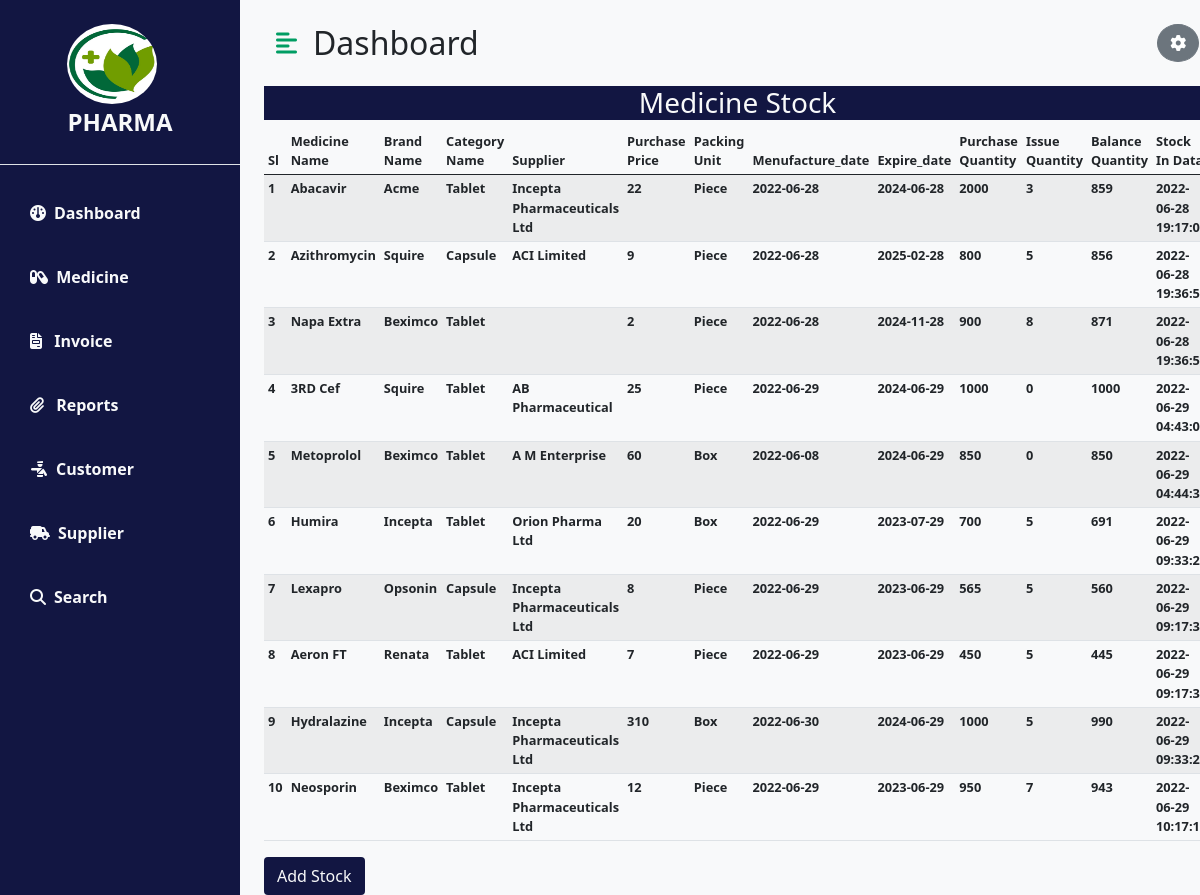
Page /manage_medicine_stock.php on the committed database.
### tables this page shows
CREATE TABLE `medicine_stock` (
  `medicine_id` int(11) NOT NULL,
  `brand_id` int(11) NOT NULL,
  `category_id` varchar(100) NOT NULL,
  `supplier_id` int(11) NOT NULL,
  `purchase_price` decimal(50,0) NOT NULL,
  `packing_unit` varchar(100) NOT NULL,
  `manufacture_Date` date NOT NULL,
  `expire_date` date NOT NULL,
  `purchase_qty` int(11) NOT NULL,
  `issue_qty` int(11) NOT NULL,
  `balance_qty` int(11) NOT NULL,
  `stock_in_date` timestamp NOT NULL DEFAULT CURRENT_TIMESTAMP ON UPDATE CURRENT_TIMESTAMP
);

CREATE TABLE `medicine` (
  `medicine_id` int(11) NOT NULL,
  `brand_id` int(100) NOT NULL,
  `category_id` int(100) NOT NULL,
  `medicine_name` varchar(100) NOT NULL,
  `unit_price` int(11) NOT NULL,
  `packing_unit` varchar(100) NOT NULL
);

CREATE TABLE `brand` (
  `brand_id` int(11) NOT NULL,
  `brand_name` varchar(100) NOT NULL
);

CREATE TABLE `medicine_category` (
  `category_id` int(11) NOT NULL,
  `category_name` varchar(200) NOT NULL
);

CREATE TABLE `supplier` (
  `supplier_id` int(11) NOT NULL,
  `supplier_name` varchar(100) NOT NULL,
  `supplier_phone` int(11) NOT NULL,
  `supplier_email` varchar(100) NOT NULL,
  `address` varchar(100) NOT NULL,
  `type_of_supplier` varchar(100) NOT NULL
);

### manage_medicine_stock.php (the view, shortened to what this page needs)
<?php
require_once 'conn.php';
?>
<!DOCTYPE html>
<html lang="en">
<head>
    <link href="https://cdn.jsdelivr.net/npm/bootstrap@5.0.0-beta3/dist/css/bootstrap.min.css" rel="stylesheet" />
    <link rel="stylesheet" href="https://cdnjs.cloudflare.com/ajax/libs/font-awesome/5.15.3/css/all.min.css" />
    <link rel="stylesheet" href="css/styles.css" />
</head>
<body>
    <div class="d-flex" id="wrapper">
        <div style="background-color:#121642" id="sidebar-wrapper">
            <div class="sidebar-heading text-center py-4 primary-text fs-4 fw-bold text-uppercase border-bottom">
             <a class="navbar-brand" href="#">
                    <img src="image/pharma_logo.jpg" alt=" " class="rounded-circle ms-end" width="90" height="80">
                </a>
                <span class="ms-end text-light">Pharma</span></div>
            <div class="list-group list-group-flush my-3">
                <a href="dashboard.php" class="list-group-item list-group-item-action bg-transparent text-light active"><i
                        class="fa-solid fa-gauge me-2 text-light"></i>Dashboard</a>
                <div>
                    <a
                        href="#medicineSubMenu"
                        class="list-group-item list-group-item-action bg-transparent text-light fw-bold"
                        data-bs-toggle="collapse">
                        <i class="fa-solid fa-capsules me-1 text-light"></i> Medicine
                    </a>
                </div>
                <div class="menu-item-wrap">
                    <a href="#invoiceSubMenu" class="list-group-item list-group-item-action bg-transparent text-light fw-bold" data-bs-toggle="collapse">
                        <i class="fa-solid fa-file-invoice me-2 text-light"></i> Invoice
                    </a>
                </div>
                <div class="menu-item-wrap">
                    <a href="#reportSubMenu" class="list-group-item list-group-item-action bg-transparent text-light fw-bold" data-bs-toggle="collapse">
                        <i class="fas fa-paperclip me-2 text-light"></i> Reports
                    </a>
                </div>
                <div>
                    <a href="#customerSubmenu" class="list-group-item list-group-item-action bg-transparent text-light fw-bold" data-bs-toggle="collapse">
                        <i class="fa-solid fa-person-military-pointing me-2 text-light"></i>Customer
                    </a>
                </div>
                <div>
                     <a href="#SuplierSubmenu" class="list-group-item list-group-item-action bg-transparent text-light fw-bold" data-bs-toggle="collapse"><i
                        class="fa-solid fa-truck-field me-2 text-light"></i>Supplier</a>
                </div>
                <a href="#" class="list-group-item list-group-item-action bg-transparent text-light fw-bold"><i
                        class="fa-solid fa-magnifying-glass me-2 text-light"></i>Search</a>
            </div>
        </div>
        <div class="container bg-light">
                <div class="row">
                <div id="page-content-wrapper">
        <nav class="navbar navbar-expand-lg navbar-light bg-transparent py-4 px-4">
                <div class="d-flex align-items-center">
                    <i class="fas fa-align-left primary-text fs-4 me-3" id="menu-toggle"></i>
                    <h2 class="fs-2 m-0">Dashboard</h2>
                </div>
                <div class="collapse navbar-collapse" id="navbarSupportedContent">
                    <ul class="navbar-nav ms-auto mb-2 mb-lg-0">
                        <li class="nav-item dropdown">
                  <div>
                  <div class="btn-group dropstart">
                        <button class="btn btn-secondary rounded-circle" type="" id="dropdownMenuButton2" data-bs-toggle="dropdown" aria-expanded="false">
                        <i class="fa-solid fa-gear"></i>
                        </button>
                        </div>
                     </div>
                 </div>
                </div>
            </div>
            <div class="container">
                        <div class="col-12  float-center mx-auto d-block">
                        <div class="hed h3 text-light text-center" style="background-color:#121642">Medicine Stock</div>
     <table class="table_stock table table-striped table-hover float-start table-sm ">
  <thead>
    <tr>
      <th scope="col">Sl</th>
      <th scope="col">Medicine Name</th>
      <th scope="col">Brand Name</th>
      <th scope="col">Category Name</th>
      <th scope="col">Supplier</th>
      <th scope="col">Purchase Price</th>
      <th scope="col">Packing Unit</th>
      <th scope="col">Menufacture_date</th>
      <th scope="col">Expire_date</th>
      <th scope="col">Purchase Quantity</th>
      <th scope="col">Issue Quantity</th>
      <th scope="col">Balance Quantity</th>
      <th scope="col">Stock In Data</th>
    </tr>
  </thead>
  <tbody>
      <?php
       $sql1="select medicine_stock.purchase_price,medicine_stock.manufacture_Date,medicine_stock.packing_unit,medicine_stock.expire_date,medicine_stock.purchase_qty,medicine_stock.issue_qty,medicine_stock.balance_qty,medicine_stock.stock_in_date,medicine.medicine_name,brand.brand_name,medicine_category.category_name,supplier.supplier_name from medicine_stock left join medicine on medicine_stock.medicine_id=medicine.medicine_id left join brand on medicine_stock.brand_id=brand.brand_id left join medicine_category on medicine_stock.category_id=medicine_category.category_id left join supplier on medicine_stock.supplier_id=supplier.supplier_id";
      $query1=mysqli_query($conn,$sql1);
      $x=0;
      if($query1){
          while( $row=mysqli_fetch_assoc($query1)){
            $x++;
            $mediN=$row['medicine_name'];
            $brandN=$row['brand_name'];
            $categoryN=$row['category_name'];
            $supp=$row['supplier_name'];
            $purchaseP=$row['purchase_price'];
            $packU=$row['packing_unit'];
            $menuFD=$row['manufacture_Date'];
            $expireD=$row['expire_date'];
            $purchaseQ=$row['purchase_qty'];
            $issueQ=$row['issue_qty'];
            $balanceQ=$row['balance_qty'];
            $issueD=$row['stock_in_date'];
            echo '
            <th scope="row">'.$x.'</th>
            <td>'.$mediN.'</td>
            <td>'.$brandN.'</td>
            <td>'.$categoryN.'</td>
            <td>'.$supp.'</td>
            <td>'.$purchaseP.'</td>
            <td>'.$packU.'</td>
            <td>'.$menuFD.'</td>
            <td>'.$expireD.'</td>
            <td>'. $purchaseQ.'</td>
            <td>'. $issueQ .'</td>
            <td>'.$balanceQ.'</td>
            <td>'.$issueD.'</td>
          </tr>';
          }
      };
      ?>
  </tbody>
</table>
 <a href="add_medicine_stock.php" type="button" class="btn text-light " style="background-color:#121642">Add Stock</a>
                        </div>
                </div>
            </div>
        </div>
</body>
</html>

### css/styles.css (style rules this page uses)
:root { --main-bg-color: #009d63; --main-text-color: #009d63; --second-text-color: #bbbec5; --second-bg-color: #c1efde; }
.primary-text { color: var(--main-text-color); }
#wrapper { overflow-x: hidden; background-image: linear-gradient( to right, #baf3d7, #c2f5de, #cbf7e4, #d4f8ea, #ddfaef ); }
#sidebar-wrapper { min-height: 100vh; margin-left: -15rem; -webkit-transition: margin 0.25s ease-out; -moz-transition: margin 0.25s ease-out; -o-transition: margin 0.25s ease-out; transition: margin 0.25s ease-out; }
#sidebar-wrapper .sidebar-heading { padding: 0.875rem 1.25rem; font-size: 1.2rem; }
#sidebar-wrapper .list-group { width: 15rem; }
#page-content-wrapper { min-width: 100vw; }
#menu-toggle { cursor: pointer; }
.list-group-item { border: none; padding: 20px 30px; }
.list-group-item.active { background-color: transparent; color: var(--main-text-color); font-weight: bold; border: none; }
@media (min-width: 768px) { #sidebar-wrapper { margin-left: 0; } }
@media (min-width: 768px) { #page-content-wrapper { min-width: 0; width: 100%; } }
.table_stock { font-size: .8rem !important; font-weight: bolder; line-height: 1.5 !important; }

### rows in the picture
medicine_stock: medicine.medicine_name "Abacavir", brand.brand_name "Acme", category.category_name "Tablet", supplier.supplier_name "Incepta Pharmaceuticals Ltd", purchase_price "22", packing_unit "Piece", manufacture_Date "2022-06-28", expire_date "2024-06-28", purchase_qty "2000", issue_qty "3", balance_qty "859", stock_in_date "2022-06-28…"
medicine_stock: medicine.medicine_name "Azithromycin", brand.brand_name "Squire", category.category_name "Capsule", supplier.supplier_name "ACI Limited", purchase_price "9", packing_unit "Piece", manufacture_Date "2022-06-28", expire_date "2025-02-28", purchase_qty "800", issue_qty "5", balance_qty "856", stock_in_date "2022-06-28…"
medicine_stock: medicine.medicine_name "Napa Extra", brand.brand_name "Beximco", category.category_name "Tablet", purchase_price "2", packing_unit "Piece", manufacture_Date "2022-06-28", expire_date "2024-11-28", purchase_qty "900", issue_qty "8", balance_qty "871", stock_in_date "2022-06-28…"
medicine_stock: medicine.medicine_name "3RD Cef", brand.brand_name "Squire", category.category_name "Tablet", supplier.supplier_name "AB Pharmaceutical", purchase_price "25", packing_unit "Piece", manufacture_Date "2022-06-29", expire_date "2024-06-29", purchase_qty "1000", issue_qty "0", balance_qty "1000", stock_in_date "2022-06-29…"
medicine_stock: medicine.medicine_name "Metoprolol", brand.brand_name "Beximco", category.category_name "Tablet", supplier.supplier_name "A M Enterprise", purchase_price "60", packing_unit "Box", manufacture_Date "2022-06-08", expire_date "2024-06-29", purchase_qty "850", issue_qty "0", balance_qty "850", stock_in_date "2022-06-29…"
medicine_stock: medicine.medicine_name "Humira", brand.brand_name "Incepta", category.category_name "Tablet", supplier.supplier_name "Orion Pharma Ltd", purchase_price "20", packing_unit "Box", manufacture_Date "2022-06-29", expire_date "2023-07-29", purchase_qty "700", issue_qty "5", balance_qty "691", stock_in_date "2022-06-29…"
medicine_stock: medicine.medicine_name "Lexapro", brand.brand_name "Opsonin", category.category_name "Capsule", supplier.supplier_name "Incepta Pharmaceuticals Ltd", purchase_price "8", packing_unit "Piece", manufacture_Date "2022-06-29", expire_date "2023-06-29", purchase_qty "565", issue_qty "5", balance_qty "560", stock_in_date "2022-06-29…"
medicine_stock: medicine.medicine_name "Aeron FT", brand.brand_name "Renata", category.category_name "Tablet", supplier.supplier_name "ACI Limited", purchase_price "7", packing_unit "Piece", manufacture_Date "2022-06-29", expire_date "2023-06-29", purchase_qty "450", issue_qty "5", balance_qty "445", stock_in_date "2022-06-29…"
medicine_stock: medicine.medicine_name "Hydralazine", brand.brand_name "Incepta", category.category_name "Capsule", supplier.supplier_name "Incepta Pharmaceuticals Ltd", purchase_price "310", packing_unit "Box", manufacture_Date "2022-06-30", expire_date "2024-06-29", purchase_qty "1000", issue_qty "5", balance_qty "990", stock_in_date "2022-06-29…"
medicine_stock: medicine.medicine_name "Neosporin", brand.brand_name "Beximco", category.category_name "Tablet", supplier.supplier_name "Incepta Pharmaceuticals Ltd", purchase_price "12", packing_unit "Piece", manufacture_Date "2022-06-29", expire_date "2023-06-29", purchase_qty "950", issue_qty "7", balance_qty "943", stock_in_date "2022-06-29…"
